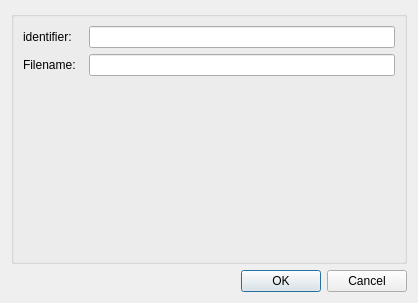
<?xml version="1.0" encoding="UTF-8"?>
<ui version="4.0">
 <class>ConfigureDialog</class>
 <widget class="QDialog" name="Dialog">
  <property name="geometry">
   <rect>
    <x>0</x>
    <y>0</y>
    <width>418</width>
    <height>303</height>
   </rect>
  </property>
  <property name="windowTitle">
   <string>ConfigureDialog</string>
  </property>
  <layout class="QGridLayout" name="gridLayout">
   <item row="0" column="0">
    <widget class="QGroupBox" name="configGroupBox">
     <property name="title">
      <string/>
     </property>
     <layout class="QFormLayout" name="formLayout">
      <item row="0" column="0">
       <widget class="QLabel" name="label0">
        <property name="text">
         <string>identifier:  </string>
        </property>
       </widget>
      </item>
      <item row="0" column="1">
       <widget class="QLineEdit" name="lineEdit0"/>
      </item>

      <item row="1" column="0">
       <widget class="QLabel" name="label1">
        <property name="text">
         <string>Filename:  </string>
        </property>
       </widget>
      </item>
      <item row="1" column="1">
       <widget class="QLineEdit" name="lineEdit1"/>
      </item>
     </layout>
    </widget>
   </item>
   <item row="1" column="0">
    <widget class="QDialogButtonBox" name="buttonBox">
     <property name="orientation">
      <enum>Qt::Horizontal</enum>
     </property>
     <property name="standardButtons">
      <set>QDialogButtonBox::Cancel|QDialogButtonBox::Ok</set>
     </property>
    </widget>
   </item>
  </layout>
 </widget>
 <resources/>
 <connections>
  <connection>
   <sender>buttonBox</sender>
   <signal>accepted()</signal>
   <receiver>ConfigureDialog</receiver>
   <slot>accept()</slot>
   <hints>
    <hint type="sourcelabel">
     <x>248</x>
     <y>254</y>
    </hint>
    <hint type="destinationlabel">
     <x>157</x>
     <y>274</y>
    </hint>
   </hints>
  </connection>
  <connection>
   <sender>buttonBox</sender>
   <signal>rejected()</signal>
   <receiver>ConfigureDialog</receiver>
   <slot>reject()</slot>
   <hints>
    <hint type="sourcelabel">
     <x>316</x>
     <y>260</y>
    </hint>
    <hint type="destinationlabel">
     <x>286</x>
     <y>274</y>
    </hint>
   </hints>
  </connection>
 </connections>
</ui>
